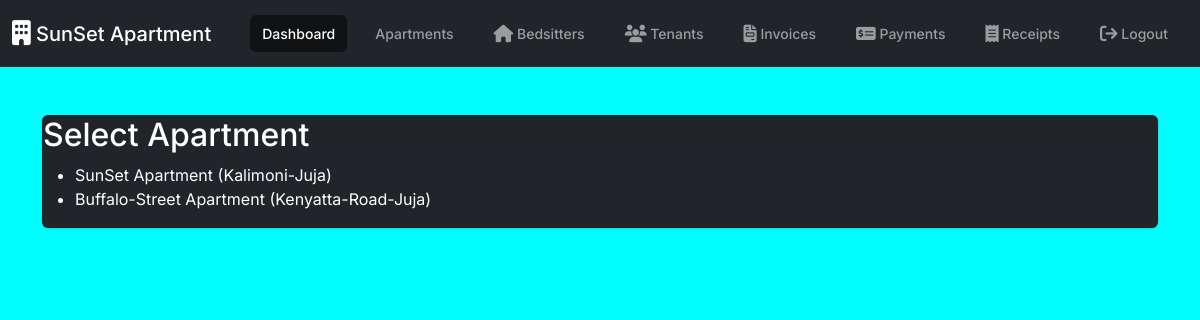
The app's page /apartments/ with its own data.
### portal/models.py (models this page shows, shortened)
class Apartment(models.Model):
    name = models.CharField(max_length=255)
    address = models.CharField(max_length=255)

### portal/views.py (the view)
# urls.py: path('apartments/', views.apartments_list, name='apartments_list'),
def apartments_list(request):
    apartments = Apartment.objects.all()
    context = {'apartments': apartments}
    return render(request, 'portal/apartments_list.html', context)

### portal/templates/portal/apartments_list.html
{% extends "portal/base.html" %}
{% block content %}
<div  class=" card text-bg-dark">
  <h2>Select Apartment</h2>
  <ul>
    {% for apt in apartments %}
      <li >
        <a href="{% url 'tenantprofiles_by_apartment' apt.id %}"
        style="color: white; text-decoration: none;"
        onmouseover="this.style.color='red'"
        onmouseout="this.style.color='white'">
        {{ apt.name }} ({{ apt.address }})
      </a>
      </li>
    {% endfor %}
</ul>
</div>
{% endblock %}

### records on screen
Apartment: name "SunSet Apartment", address "Kalimoni-Juja"
Apartment: name "Buffalo-Street Apartment", address "Kenyatta-Road-Juja"
